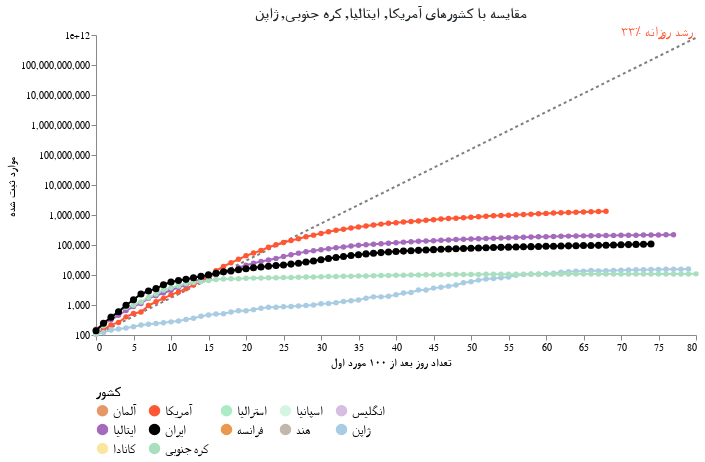

Source (notebook cell):
### Markdown cell above
کشور مورد نظر خود را انتخاب کنید:

### Code cell
#hide_input
base = alt.Chart(dff2, width=600).encode(
    x=alt.X('Days since 100 cases:Q', axis=alt.Axis(titleFont='Tahoma', title=' تعداد روز بعد از ۱۰۰ مورد اول')),
    y=alt.Y('Confirmed Cases:Q', scale=alt.Scale(type='log'), axis=alt.Axis(titleFont='Tahoma', title='موارد ثبت شده')),
    color=alt.Color('Country:N', scale=alt.Scale(domain=color_domain, range=color_range), 
                   legend=alt.Legend(columns=5, orient='bottom',title='کشور',labelFont='Tahoma',labelFontSize=13,titleFontSize=14, titleFont='Tahoma', symbolLimit=len(color_domain))),
    tooltip=[alt.Tooltip('Country:O', title='کشور'),alt.Tooltip('Date:O', title='تاریخ'),alt.Tooltip('Confirmed Cases:O', title='موارد ثبت شده'),alt.Tooltip('Days since 100 cases:O', title=' تعداد روز بعد از ۱۰۰ مورد اول')]
)

country_selection = alt.selection_single(
    name='Select', fields=['Country'], 
    bind=alt.binding_select(options=list(sorted(set(countries) - set(baseline_countries)))),
    init={'Country': 'ایران'})

date_filter = alt.datum['Date'] >= int(max_date.timestamp() * 1000)
base2 = base.transform_filter(alt.FieldOneOfPredicate('Country', baseline_countries))
base3 = base.transform_filter(country_selection)
base4 = base3.transform_filter(date_filter)

max_day = dff2['Days since 100 cases'].max()
ref = pd.DataFrame([[x, 100*1.33**x] for x in range(max_day+1)], columns=['Days since 100 cases', 'Confirmed Cases'])
base_ref = alt.Chart(ref).encode(x='Days since 100 cases:Q', y='Confirmed Cases:Q')
base_ref_f = base_ref.transform_filter(alt.datum['Days since 100 cases'] >= max_day)

chart5 = (
 base_ref.mark_line(color='black', opacity=.5, strokeDash=[3,3]) + 
 base_ref_f.mark_text(dy=-6, align='right', fontSize=14, color='#FF5733', text='۳۳٪ رشد روزانه') + 
 base2.mark_line(point=True, tooltip=True) +
 base3.mark_line(point={'size':50}, tooltip=True) +
 base2.transform_filter(date_filter).mark_text(dy=-8, align='right').encode(text='Country:N') +
 base4.mark_text(dx=8, align='left', fontWeight='bold').encode(text='Country:N') +
 base4.mark_text(dx=8, dy=12, align='left', fontWeight='bold').encode(text='Confirmed Cases:Q')
).add_selection(country_selection).properties(
    title=f"مقایسه با کشورهای {', '.join(baseline_countries)}"
).configure_title(fontSize=15, font='Tahoma', color='#24292e').configure_axis(
    grid=False
    ).configure_view(
    strokeOpacity=0
    )
chart5

### Figure 1 — Vega-Lite specification as saved in the notebook (floating-point values rounded to 4 significant figures; data arrays with more than 128 entries replaced by an {"elided": "..."} marker saying what was removed)
{"config": {"view": {"continuousWidth": 400, "continuousHeight": 300, "strokeOpacity": 0}, "axis": {"grid": false}, "title": {"color": "#24292e", "font": "Tahoma", "fontSize": 15}}, "layer": [{"mark": {"type": "line", "color": "black", "opacity": 0.5, "strokeDash": [3, 3]}, "encoding": {"x": {"type": "quantitative", "field": "Days since 100 cases"}, "y": {"type": "quantitative", "field": "Confirmed Cases"}}, "selection": {"Select": {"type": "single", "fields": ["Country"], "bind": {"input": "select", "options": ["آلمان", "استرالیا", "اسپانیا", "انگلیس", "ایران", "فرانسه", "هند", "کانادا"]}, "init": {"Country": "ایران"}}}}, {"mark": {"type": "text", "align": "right", "color": "#FF5733", "dy": -6, "fontSize": 14, "text": "۳۳٪ رشد روزانه"}, "encoding": {"x": {"type": "quantitative", "field": "Days since 100 cases"}, "y": {"type": "quantitative", "field": "Confirmed Cases"}}, "transform": [{"filter": "(datum['Days since 100 cases'] >= 80)"}]}, {"data": {"name": "data-cfaa047a2ab9b35cad4cc6e4a8d52b56"}, "mark": {"type": "line", "point": true, "tooltip": true}, "encoding": {"color": {"type": "nominal", "field": "Country", "legend": {"columns": 5, "labelFont": "Tahoma", "labelFontSize": 13, "orient": "bottom", "symbolLimit": 12, "title": "کشور", "titleFont": "Tahoma", "titleFontSize": 14}, "scale": {"domain": ["آلمان", "آمریکا", "استرالیا", "اسپانیا", "انگلیس", "ایتالیا", "ایران", "فرانسه", "هند", "ژاپن", "کانادا", "کره جنوبی"], "range": ["#E59866", "#FF5733", "#ABEBC6", "#D5F5E3", "#D7BDE2", "#A569BD", "black", "#EB984E", "#C1B7AD", "#A9CCE3", "#F9E79F", "#A9DFBF"]}}, "tooltip": [{"type": "ordinal", "field": "Country", "title": "کشور"}, {"type": "ordinal", "field": "Date", "title": "تاریخ"}, {"type": "ordinal", "field": "Confirmed Cases", "title": "موارد ثبت شده"}, {"type": "ordinal", "field": "Days since 100 cases", "title": " تعداد روز بعد از ۱۰۰ مورد اول"}], "x": {"type": "quantitative", "axis": {"title": " تعداد روز بعد از ۱۰۰ مورد اول", "titleFont": "Tahoma"}, "field": "Days since 100 cases"}, "y": {"type": "quantitative", "axis": {"title": "موارد ثبت شده", "titleFont": "Tahoma"}, "field": "Confirmed Cases", "scale": {"type": "log"}}}, "transform": [{"filter": {"field": "Country", "oneOf": ["آمریکا", "ایتالیا", "کره جنوبی", "ژاپن"]}}], "width": 600}, {"data": {"name": "data-cfaa047a2ab9b35cad4cc6e4a8d52b56"}, "mark": {"type": "line", "point": {"size": 50}, "tooltip": true}, "encoding": {"color": {"type": "nominal", "field": "Country", "legend": {"columns": 5, "labelFont": "Tahoma", "labelFontSize": 13, "orient": "bottom", "symbolLimit": 12, "title": "کشور", "titleFont": "Tahoma", "titleFontSize": 14}, "scale": {"domain": ["آلمان", "آمریکا", "استرالیا", "اسپانیا", "انگلیس", "ایتالیا", "ایران", "فرانسه", "هند", "ژاپن", "کانادا", "کره جنوبی"], "range": ["#E59866", "#FF5733", "#ABEBC6", "#D5F5E3", "#D7BDE2", "#A569BD", "black", "#EB984E", "#C1B7AD", "#A9CCE3", "#F9E79F", "#A9DFBF"]}}, "tooltip": [{"type": "ordinal", "field": "Country", "title": "کشور"}, {"type": "ordinal", "field": "Date", "title": "تاریخ"}, {"type": "ordinal", "field": "Confirmed Cases", "title": "موارد ثبت شده"}, {"type": "ordinal", "field": "Days since 100 cases", "title": " تعداد روز بعد از ۱۰۰ مورد اول"}], "x": {"type": "quantitative", "axis": {"title": " تعداد روز بعد از ۱۰۰ مورد اول", "titleFont": "Tahoma"}, "field": "Days since 100 cases"}, "y": {"type": "quantitative", "axis": {"title": "موارد ثبت شده", "titleFont": "Tahoma"}, "field": "Confirmed Cases", "scale": {"type": "log"}}}, "transform": [{"filter": {"selection": "Select"}}], "width": 600}, {"data": {"name": "data-cfaa047a2ab9b35cad4cc6e4a8d52b56"}, "mark": {"type": "text", "align": "right", "dy": -8}, "encoding": {"color": {"type": "nominal", "field": "Country", "legend": {"columns": 5, "labelFont": "Tahoma", "labelFontSize": 13, "orient": "bottom", "symbolLimit": 12, "title": "کشور", "titleFont": "Tahoma", "titleFontSize": 14}, "scale": {"domain": ["آلمان", "آمریکا", "استرالیا", "اسپانیا", "انگلیس", "ایتالیا", "ایران", "فرانسه", "هند", "ژاپن", "کانادا", "کره جنوبی"], "range": ["#E59866", "#FF5733", "#ABEBC6", "#D5F5E3", "#D7BDE2", "#A569BD", "black", "#EB984E", "#C1B7AD", "#A9CCE3", "#F9E79F", "#A9DFBF"]}}, "text": {"type": "nominal", "field": "Country"}, "tooltip": [{"type": "ordinal", "field": "Country", "title": "کشور"}, {"type": "ordinal", "field": "Date", "title": "تاریخ"}, {"type": "ordinal", "field": "Confirmed Cases", "title": "موارد ثبت شده"}, {"type": "ordinal", "field": "Days since 100 cases", "title": " تعداد روز بعد از ۱۰۰ مورد اول"}], "x": {"type": "quantitative", "axis": {"title": " تعداد روز بعد از ۱۰۰ مورد اول", "titleFont": "Tahoma"}, "field": "Days since 100 cases"}, "y": {"type": "quantitative", "axis": {"title": "موارد ثبت شده", "titleFont": "Tahoma"}, "field": "Confirmed Cases", "scale": {"type": "log"}}}, "transform": [{"filter": {"field": "Country", "oneOf": ["آمریکا", "ایتالیا", "کره جنوبی", "ژاپن"]}}, {"filter": "(datum['Date'] >= 1589068800000)"}], "width": 600}, {"data": {"name": "data-cfaa047a2ab9b35cad4cc6e4a8d52b56"}, "mark": {"type": "text", "align": "left", "dx": 8, "fontWeight": "bold"}, "encoding": {"color": {"type": "nominal", "field": "Country", "legend": {"columns": 5, "labelFont": "Tahoma", "labelFontSize": 13, "orient": "bottom", "symbolLimit": 12, "title": "کشور", "titleFont": "Tahoma", "titleFontSize": 14}, "scale": {"domain": ["آلمان", "آمریکا", "استرالیا", "اسپانیا", "انگلیس", "ایتالیا", "ایران", "فرانسه", "هند", "ژاپن", "کانادا", "کره جنوبی"], "range": ["#E59866", "#FF5733", "#ABEBC6", "#D5F5E3", "#D7BDE2", "#A569BD", "black", "#EB984E", "#C1B7AD", "#A9CCE3", "#F9E79F", "#A9DFBF"]}}, "text": {"type": "nominal", "field": "Country"}, "tooltip": [{"type": "ordinal", "field": "Country", "title": "کشور"}, {"type": "ordinal", "field": "Date", "title": "تاریخ"}, {"type": "ordinal", "field": "Confirmed Cases", "title": "موارد ثبت شده"}, {"type": "ordinal", "field": "Days since 100 cases", "title": " تعداد روز بعد از ۱۰۰ مورد اول"}], "x": {"type": "quantitative", "axis": {"title": " تعداد روز بعد از ۱۰۰ مورد اول", "titleFont": "Tahoma"}, "field": "Days since 100 cases"}, "y": {"type": "quantitative", "axis": {"title": "موارد ثبت شده", "titleFont": "Tahoma"}, "field": "Confirmed Cases", "scale": {"type": "log"}}}, "transform": [{"filter": {"selection": "Select"}}, {"filter": "(datum['Date'] >= 1589068800000)"}], "width": 600}, {"data": {"name": "data-cfaa047a2ab9b35cad4cc6e4a8d52b56"}, "mark": {"type": "text", "align": "left", "dx": 8, "dy": 12, "fontWeight": "bold"}, "encoding": {"color": {"type": "nominal", "field": "Country", "legend": {"columns": 5, "labelFont": "Tahoma", "labelFontSize": 13, "orient": "bottom", "symbolLimit": 12, "title": "کشور", "titleFont": "Tahoma", "titleFontSize": 14}, "scale": {"domain": ["آلمان", "آمریکا", "استرالیا", "اسپانیا", "انگلیس", "ایتالیا", "ایران", "فرانسه", "هند", "ژاپن", "کانادا", "کره جنوبی"], "range": ["#E59866", "#FF5733", "#ABEBC6", "#D5F5E3", "#D7BDE2", "#A569BD", "black", "#EB984E", "#C1B7AD", "#A9CCE3", "#F9E79F", "#A9DFBF"]}}, "text": {"type": "quantitative", "field": "Confirmed Cases"}, "tooltip": [{"type": "ordinal", "field": "Country", "title": "کشور"}, {"type": "ordinal", "field": "Date", "title": "تاریخ"}, {"type": "ordinal", "field": "Confirmed Cases", "title": "موارد ثبت شده"}, {"type": "ordinal", "field": "Days since 100 cases", "title": " تعداد روز بعد از ۱۰۰ مورد اول"}], "x": {"type": "quantitative", "axis": {"title": " تعداد روز بعد از ۱۰۰ مورد اول", "titleFont": "Tahoma"}, "field": "Days since 100 cases"}, "y": {"type": "quantitative", "axis": {"title": "موارد ثبت شده", "titleFont": "Tahoma"}, "field": "Confirmed Cases", "scale": {"type": "log"}}}, "transform": [{"filter": {"selection": "Select"}}, {"filter": "(datum['Date'] >= 1589068800000)"}], "width": 600}], "data": {"name": "data-b47ff54155ace32e749290a493da8730"}, "title": "مقایسه با کشورهای آمریکا, ایتالیا, کره جنوبی, ژاپن", "$schema": "https://vega.github.io/schema/vega-lite/v4.8.1.json", "datasets": {"data-b47ff54155ace32e749290a493da8730": [{"Days since 100 cases": 0, "Confirmed Cases": 100.0}, {"Days since 100 cases": 1, "Confirmed Cases": 133.0}, {"Days since 100 cases": 2, "Confirmed Cases": 176.9}, {"Days since 100 cases": 3, "Confirmed Cases": 235.3}, {"Days since 100 cases": 4, "Confirmed Cases": 312.9}, {"Days since 100 cases": 5, "Confirmed Cases": 416.2}, {"Days since 100 cases": 6, "Confirmed Cases": 553.5}, {"Days since 100 cases": 7, "Confirmed Cases": 736.1}, {"Days since 100 cases": 8, "Confirmed Cases": 979.1}, {"Days since 100 cases": 9, "Confirmed Cases": 1302.0}, {"Days since 100 cases": 10, "Confirmed Cases": 1732.0}, {"Days since 100 cases": 11, "Confirmed Cases": 2303.0}, {"Days since 100 cases": 12, "Confirmed Cases": 3064.0}, {"Days since 100 cases": 13, "Confirmed Cases": 4074.0}, {"Days since 100 cases": 14, "Confirmed Cases": 5419.0}, {"Days since 100 cases": 15, "Confirmed Cases": 7207.0}, {"Days since 100 cases": 16, "Confirmed Cases": 9586.0}, {"Days since 100 cases": 17, "Confirmed Cases": 12750.0}, {"Days since 100 cases": 18, "Confirmed Cases": 16960.0}, {"Days since 100 cases": 19, "Confirmed Cases": 22550.0}, {"Days since 100 cases": 20, "Confirmed Cases": 29990.0}, {"Days since 100 cases": 21, "Confirmed Cases": 39890.0}, {"Days since 100 cases": 22, "Confirmed Cases": 53060.0}, {"Days since 100 cases": 23, "Confirmed Cases": 70560.0}, {"Days since 100 cases": 24, "Confirmed Cases": 93850.0}, {"Days since 100 cases": 25, "Confirmed Cases": 124800.0}, {"Days since 100 cases": 26, "Confirmed Cases": 166000.0}, {"Days since 100 cases": 27, "Confirmed Cases": 220800.0}, {"Days since 100 cases": 28, "Confirmed Cases": 293700.0}, {"Days since 100 cases": 29, "Confirmed Cases": 390600.0}, {"Days since 100 cases": 30, "Confirmed Cases": 519500.0}, {"Days since 100 cases": 31, "Confirmed Cases": 690900.0}, {"Days since 100 cases": 32, "Confirmed Cases": 918900.0}, {"Days since 100 cases": 33, "Confirmed Cases": 1222000.0}, {"Days since 100 cases": 34, "Confirmed Cases": 1625000.0}, {"Days since 100 cases": 35, "Confirmed Cases": 2162000.0}, {"Days since 100 cases": 36, "Confirmed Cases": 2875000.0}, {"Days since 100 cases": 37, "Confirmed Cases": 3824000.0}, {"Days since 100 cases": 38, "Confirmed Cases": 5086000.0}, {"Days since 100 cases": 39, "Confirmed Cases": 6764000.0}, {"Days since 100 cases": 40, "Confirmed Cases": 8996000.0}, {"Days since 100 cases": 41, "Confirmed Cases": 11970000.0}, {"Days since 100 cases": 42, "Confirmed Cases": 15910000.0}, {"Days since 100 cases": 43, "Confirmed Cases": 21170000.0}, {"Days since 100 cases": 44, "Confirmed Cases": 28150000.0}, {"Days since 100 cases": 45, "Confirmed Cases": 37440000.0}, {"Days since 100 cases": 46, "Confirmed Cases": 49790000.0}, {"Days since 100 cases": 47, "Confirmed Cases": 66230000.0}, {"Days since 100 cases": 48, "Confirmed Cases": 88080000.0}, {"Days since 100 cases": 49, "Confirmed Cases": 117100000.0}, {"Days since 100 cases": 50, "Confirmed Cases": 155800000.0}, {"Days since 100 cases": 51, "Confirmed Cases": 207200000.0}, {"Days since 100 cases": 52, "Confirmed Cases": 275600000.0}, {"Days since 100 cases": 53, "Confirmed Cases": 366600000.0}, {"Days since 100 cases": 54, "Confirmed Cases": 487500000.0}, {"Days since 100 cases": 55, "Confirmed Cases": 648400000.0}, {"Days since 100 cases": 56, "Confirmed Cases": 862400000.0}, {"Days since 100 cases": 57, "Confirmed Cases": 1147000000.0}, {"Days since 100 cases": 58, "Confirmed Cases": 1525000000.0}, {"Days since 100 cases": 59, "Confirmed Cases": 2029000000.0}, {"Days since 100 cases": 60, "Confirmed Cases": 2698000000.0}, {"Days since 100 cases": 61, "Confirmed Cases": 3589000000.0}, {"Days since 100 cases": 62, "Confirmed Cases": 4773000000.0}, {"Days since 100 cases": 63, "Confirmed Cases": 6348000000.0}, {"Days since 100 cases": 64, "Confirmed Cases": 8443000000.0}, {"Days since 100 cases": 65, "Confirmed Cases": 11230000000.0}, {"Days since 100 cases": 66, "Confirmed Cases": 14940000000.0}, {"Days since 100 cases": 67, "Confirmed Cases": 19860000000.0}, {"Days since 100 cases": 68, "Confirmed Cases": 26420000000.0}, {"Days since 100 cases": 69, "Confirmed Cases": 35140000000.0}, {"Days since 100 cases": 70, "Confirmed Cases": 46730000000.0}, {"Days since 100 cases": 71, "Confirmed Cases": 62150000000.0}, {"Days since 100 cases": 72, "Confirmed Cases": 82660000000.0}, {"Days since 100 cases": 73, "Confirmed Cases": 109900000000.0}, {"Days since 100 cases": 74, "Confirmed Cases": 146200000000.0}, {"Days since 100 cases": 75, "Confirmed Cases": 194500000000.0}, {"Days since 100 cases": 76, "Confirmed Cases": 258700000000.0}, {"Days since 100 cases": 77, "Confirmed Cases": 344000000000.0}, {"Days since 100 cases": 78, "Confirmed Cases": 457500000000.0}, {"Days since 100 cases": 79, "Confirmed Cases": 608500000000.0}, {"Days since 100 cases": 80, "Confirmed Cases": 809300000000.0}], "data-cfaa047a2ab9b35cad4cc6e4a8d52b56": {"elided": "844 records"}}}
